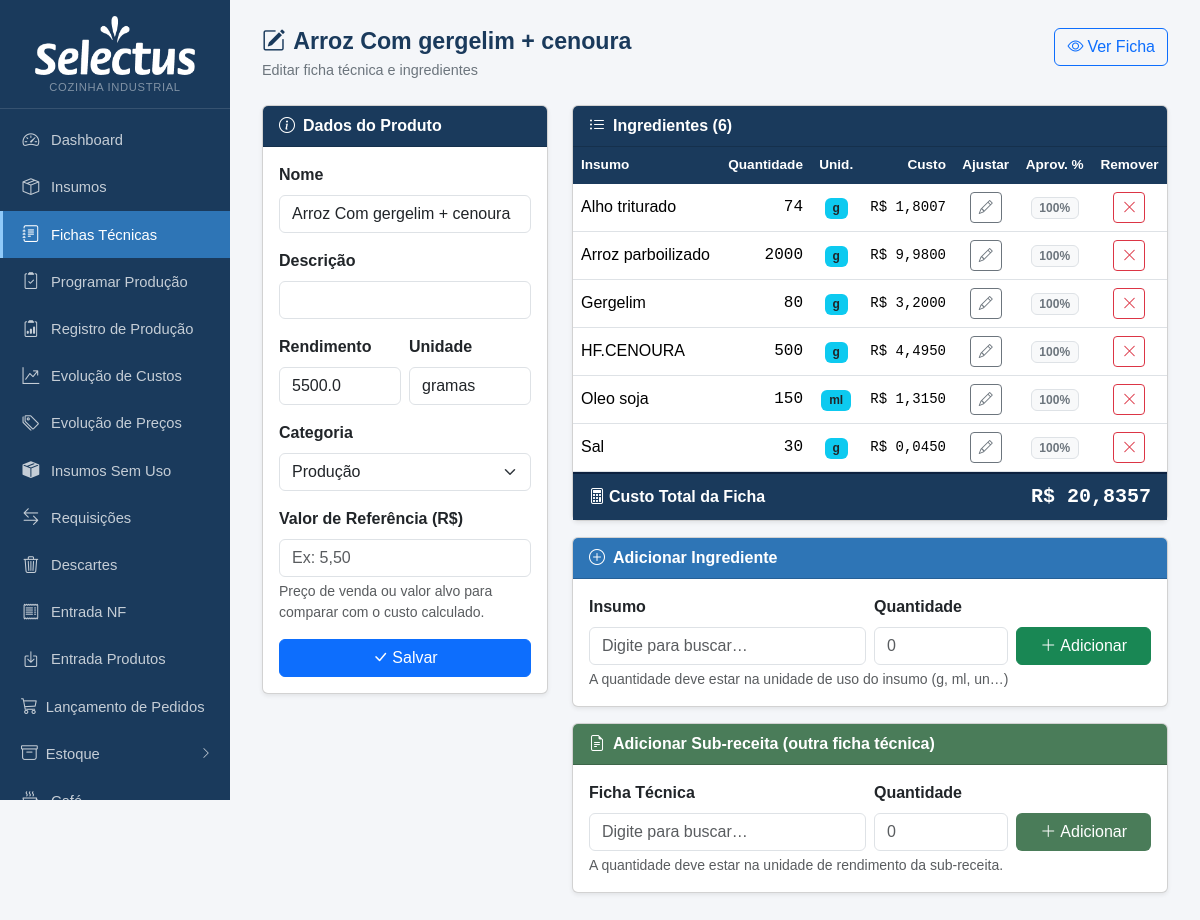
The page /fichas/82/editar on the database its author committed.
### tables this page shows
CREATE TABLE produtos (
            id INTEGER PRIMARY KEY AUTOINCREMENT,
            nome TEXT NOT NULL,
            descricao TEXT,
            rendimento REAL DEFAULT 1,
            unidade_rendimento TEXT DEFAULT 'un'
        , categoria TEXT, valor_referencia REAL, status_revisao TEXT DEFAULT 'nao_revisada', status_revisao_custo TEXT DEFAULT 'nao_revisado', data_revisao TEXT, data_revisao_custo TEXT, ativo INTEGER NOT NULL DEFAULT 1, observacao TEXT);

CREATE TABLE ficha_tecnica (
            id INTEGER PRIMARY KEY AUTOINCREMENT,
            produto_id INTEGER NOT NULL,
            insumo_id INTEGER NOT NULL,
            quantidade REAL NOT NULL, aproveitamento REAL NOT NULL DEFAULT 100,
            FOREIGN KEY (produto_id) REFERENCES produtos(id) ON DELETE CASCADE,
            FOREIGN KEY (insumo_id) REFERENCES insumos(id)
        );

CREATE TABLE insumos (
            id INTEGER PRIMARY KEY AUTOINCREMENT,
            nome TEXT NOT NULL,
            unidade_compra TEXT NOT NULL,
            preco_compra REAL,
            unidade_uso TEXT NOT NULL,
            fator_conversao REAL NOT NULL DEFAULT 1
        , qtd_por_embalagem REAL, unid_embalagem TEXT, produto_vinculado_id INTEGER, estoque_atual REAL DEFAULT 0, estoque_minimo REAL DEFAULT 0, status_revisao_custo TEXT DEFAULT 'nao_revisado', data_revisao_custo TEXT, fornecedor TEXT, aproveitamento REAL NOT NULL DEFAULT 100, status_revisao_nome TEXT DEFAULT 'nao_revisado', observacao TEXT, estoque_central REAL DEFAULT 0, status_revisao_fp TEXT DEFAULT "nao_revisado", categoria TEXT, ep_fornecedor_id INTEGER REFERENCES ep_fornecedores(id), cat1 TEXT);

### app.py (the view, shortened to what this page needs)
@app.route('/fichas/<int:id>/editar', methods=['GET','POST'])
def ficha_editar(id):
    db = get_db()
    prod = db.execute('SELECT * FROM produtos WHERE id=?', (id,)).fetchone()
    if not prod:
        db.close(); return redirect(url_for('fichas_lista'))
    items = db.execute('''
        SELECT ft.id ft_id, ft.quantidade, ft.aproveitamento,
               i.id ins_id, i.nome ins_nome, i.unidade_uso,
               i.produto_vinculado_id, i.preco_compra, i.fator_conversao,
               p2.rendimento AS rend_vinc
        FROM ficha_tecnica ft JOIN insumos i ON i.id=ft.insumo_id
        LEFT JOIN produtos p2 ON p2.id = i.produto_vinculado_id
        WHERE ft.produto_id=? ORDER BY i.nome''', (id,)).fetchall()
    todos = db.execute('SELECT id, nome, unidade_uso FROM insumos ORDER BY nome').fetchall()
    produtos_lista = db.execute('SELECT id, nome, unidade_rendimento FROM produtos WHERE id != ? ORDER BY nome', (id,)).fetchall()
    db.close()
    custos_items = []
    for it in items:
        aprov = (it['aproveitamento'] or 100) / 100
        qtd_compra = it['quantidade'] / aprov
        if it['produto_vinculado_id']:
            sub, ok = custo_produto(it['produto_vinculado_id'])
            rend = it['rend_vinc'] or 1
            c = qtd_compra * (sub / rend) / (it['fator_conversao'] or 1) if ok else None
        elif it['preco_compra'] is not None:
            c = qtd_compra * it['preco_compra'] / (it['fator_conversao'] or 1)
        else:
            c = None
        custos_items.append(c)
    custo_total, custo_completo = custo_produto(id)
    return render_template('ficha_editar.html', prod=prod, items=items, todos=todos,
                           categorias=CATEGORIAS, custos_items=custos_items,
                           custo_total=custo_total, custo_completo=custo_completo,
                           produtos_lista=produtos_lista)

### app.py (called while the page is built)
def _to_br(value, decimals):
    if value is None:
        return '—'
    s = f'{float(value):,.{decimals}f}'
    return s.replace(',', 'X').replace('.', ',').replace('X', '.')

@app.template_filter('brl')
def brl_filter(value, decimals=2):
    return 'R$ ' + _to_br(value, decimals)

def get_db():
    c = sqlite3.connect(DB)
    c.row_factory = sqlite3.Row
    c.execute("PRAGMA foreign_keys = ON")
    return c

def count_alertas():
    try:
        db = get_db()
        n = db.execute('''SELECT COUNT(*) FROM insumos
                          WHERE estoque_minimo > 0 AND COALESCE(estoque_atual,0) < estoque_minimo''').fetchone()[0]
        db.close()
        return n
    except:
        return 0

@app.context_processor
def inject_alertas():
    try:
        db = get_db()
        n_ped = db.execute("SELECT COUNT(*) FROM pedidos WHERE status='aberto'").fetchone()[0]
        db.close()
    except Exception:
        n_ped = 0
    return dict(n_alertas=count_alertas(), n_pedidos_abertos=n_ped)

### templates/ficha_editar.html (shortened to what this page needs)
{% extends "base.html" %}
{% block content %}
<div class="page-header d-flex justify-content-between align-items-start">
  <div>
    <h1><i class="bi bi-pencil-square me-2"></i>{{ prod.nome }}</h1>
    <p>Editar ficha técnica e ingredientes</p>
  </div>
  <a href="{{ url_for('ficha_ver', id=prod.id) }}" class="btn btn-outline-primary">
    <i class="bi bi-eye me-1"></i>Ver Ficha
  </a>
</div>
<div class="row g-4">
  <div class="col-lg-4">
    <div class="card shadow-sm">
      <div class="card-header py-2" style="background:#1a3a5c">
        <span class="text-white fw-semibold"><i class="bi bi-info-circle me-2"></i>Dados do Produto</span>
      </div>
      <div class="card-body">
        <form method="post">
          <div class="mb-3">
            <label class="form-label fw-semibold">Nome</label>
            <input type="text" name="nome" class="form-control" required value="{{ prod.nome }}">
          </div>
          <div class="mb-3">
            <label class="form-label fw-semibold">Descrição</label>
            <input type="text" name="descricao" class="form-control" value="{{ prod.descricao or '' }}">
          </div>
          <div class="row g-2 mb-3">
            <div class="col-6">
              <label class="form-label fw-semibold">Rendimento</label>
              <input type="number" name="rendimento" class="form-control" step="any" value="{{ prod.rendimento }}">
            </div>
            <div class="col-6">
              <label class="form-label fw-semibold">Unidade</label>
              <input type="text" name="unidade_rendimento" class="form-control" value="{{ prod.unidade_rendimento }}">
            </div>
          </div>
          <div class="mb-3">
            <label class="form-label fw-semibold">Categoria</label>
            <select name="categoria" class="form-select">
              {% for nome, cls in categorias %}
              <option value="{{ nome }}" {% if prod.categoria == nome %}selected{% endif %}>{{ nome }}</option>
              {% endfor %}
            </select>
          </div>
          <div class="mb-3">
            <label class="form-label fw-semibold">Valor de Referência (R$)</label>
            <input type="number" name="valor_referencia" class="form-control" step="any" min="0"
                   placeholder="Ex: 5,50"
                   value="{{ prod.valor_referencia if prod.valor_referencia is not none else '' }}">
            <div class="form-text">Preço de venda ou valor alvo para comparar com o custo calculado.</div>
          </div>
          <button type="submit" class="btn btn-primary w-100">
            <i class="bi bi-check-lg me-1"></i>Salvar
          </button>
        </form>
      </div>
    </div>
  </div>
  <div class="col-lg-8">
    <div class="card shadow-sm mb-3">
      <div class="card-header py-2" style="background:#1a3a5c">
        <span class="text-white fw-semibold"><i class="bi bi-list-ul me-2"></i>Ingredientes ({{ items|length }})</span>
      </div>
      <div class="card-body p-0">
        {% if items %}
        <table class="table table-hover mb-0">
          <thead>
            <tr>
              <th>Insumo</th>
              <th class="text-end">Quantidade</th>
              <th class="text-center">Unid.</th>
              <th class="text-end">Custo</th>
              <th class="text-center">Ajustar</th>
              <th class="text-center" title="% do insumo comprado que é realmente aproveitado na receita">Aprov. %</th>
              <th class="text-center">Remover</th>
            </tr>
          </thead>
          <tbody>
            {% for it in items %}
            {% set c = custos_items[loop.index0] %}
            <tr id="row-{{ it.ft_id }}">
              <td>
                {{ it.ins_nome }}
              </td>
              <td class="text-end font-monospace" id="qty-display-{{ it.ft_id }}">
                {{ it.quantidade|int if it.quantidade == it.quantidade|int else it.quantidade|num_br(3) }}
              </td>
              <td class="text-center"><span class="badge bg-info text-dark">{{ it.unidade_uso }}</span></td>
              <td class="text-end font-monospace small">
                {% if c is not none %}
                  {{ c|brl(4) }}
                {% else %}
                  <span class="text-warning">—</span>
                {% endif %}
              </td>
              <td class="text-center">
                <button type="button" class="btn btn-sm btn-outline-secondary"
                        onclick="abrirAjuste({{ it.ft_id }}, {{ it.quantidade }}, {{ it.aproveitamento or 100 }})">
                  <i class="bi bi-pencil"></i>
                </button>
              </td>
              <td class="text-center" id="aprov-cell-{{ it.ft_id }}">
                <span id="aprov-display-{{ it.ft_id }}"
                      class="badge {% if it.aproveitamento and it.aproveitamento < 100 %}bg-warning text-dark{% else %}bg-light text-secondary border{% endif %}"
                      style="cursor:pointer;font-size:.75rem;min-width:42px"
                      title="Clique para editar"
                      onclick="abrirAprov({{ it.ft_id }}, {{ it.aproveitamento or 100 }})">
                  {{ it.aproveitamento|int if it.aproveitamento else 100 }}%
                </span>
              </td>
              <td class="text-center">
                <form method="post" action="{{ url_for('ficha_rem_ing', pid=prod.id, ft_id=it.ft_id) }}"
                      onsubmit="return confirm('Remover {{ it.ins_nome }}?')">
                  <button class="btn btn-sm btn-outline-danger"><i class="bi bi-x-lg"></i></button>
                </form>
              </td>
            </tr>
            {% endfor %}
          </tbody>
        </table>
        {% else %}
        <div class="text-center py-4 text-muted">
          <i class="bi bi-plus-circle" style="font-size:2rem"></i>
          <p class="mt-2 mb-0">Nenhum ingrediente ainda. Adicione abaixo.</p>
        </div>
        {% endif %}
      </div>
      {% if items %}
      <div class="d-flex justify-content-between align-items-center px-3 py-2 fw-bold"
           style="background:#1a3a5c; color:#fff; border-top:2px solid #0d2240">
        <span><i class="bi bi-calculator me-1"></i>Custo Total da Ficha</span>
        <span class="font-monospace fs-5">
          {% if custo_completo %}
            {{ custo_total|brl(4) }}
          {% elif custo_total > 0 %}
            {{ custo_total|brl(4) }} <span class="text-warning fs-6">*incompleto</span>
          {% else %}
            <span class="text-warning fs-6">preços incompletos</span>
          {% endif %}
        </span>
      </div>
      {% endif %}
    </div>
    <div class="card shadow-sm mb-3">
      <div class="card-header py-2" style="background:#2e75b6">
        <span class="text-white fw-semibold"><i class="bi bi-plus-circle me-2"></i>Adicionar Ingrediente</span>
      </div>
      <div class="card-body">
        <form method="post" action="{{ url_for('ficha_add_ing', id=prod.id) }}">
          <div class="row g-2 align-items-end">
            <div class="col-md-6">
              <label class="form-label fw-semibold">Insumo</label>
              <div class="position-relative" id="insumo-combo">
                <input type="text" id="insumo-busca" class="form-control" placeholder="Digite para buscar…"
                       autocomplete="off" required>
              </div>
            </div>
            <div class="col-md-3">
              <label class="form-label fw-semibold">Quantidade</label>
              <input type="number" name="quantidade" class="form-control" step="any" min="0.001"
                     required placeholder="0">
            </div>
            <div class="col-md-3">
              <button type="submit" class="btn btn-success w-100">
                <i class="bi bi-plus-lg me-1"></i>Adicionar
              </button>
            </div>
          </div>
          <div class="form-text mt-1">
            A quantidade deve estar na unidade de uso do insumo (g, ml, un…)
          </div>
        </form>
      </div>
    </div>
    <div class="card shadow-sm">
      <div class="card-header py-2" style="background:#4a7c59">
        <span class="text-white fw-semibold"><i class="bi bi-file-earmark-text me-2"></i>Adicionar Sub-receita (outra ficha técnica)</span>
      </div>
      <div class="card-body">
        <form method="post" action="{{ url_for('ficha_add_subreceita', id=prod.id) }}">
          <div class="row g-2 align-items-end">
            <div class="col-md-6">
              <label class="form-label fw-semibold">Ficha Técnica</label>
              <div class="position-relative" id="sub-combo">
                <input type="text" id="sub-busca" class="form-control" placeholder="Digite para buscar…"
                       autocomplete="off" required>
              </div>
            </div>
            <div class="col-md-3">
              <label class="form-label fw-semibold">Quantidade</label>
              <input type="number" name="quantidade" class="form-control" step="any" min="0.001"
                     required placeholder="0">
            </div>
            <div class="col-md-3">
              <button type="submit" class="btn w-100" style="background:#4a7c59;color:#fff">
                <i class="bi bi-plus-lg me-1"></i>Adicionar
              </button>
            </div>
          </div>
          <div class="form-text mt-1">
            A quantidade deve estar na unidade de rendimento da sub-receita.
          </div>
        </form>
      </div>
    </div>
  </div>
</div>
{% endblock %}

### rows shown on the page
produtos: nome "Arroz Com gergelim + cenoura", rendimento "5500.0", unidade_rendimento "gramas", categoria "Produção"
ficha_tecnica: ins_nome "Alho triturado", quantidade|num_br "74", unidade_uso "g", c "R$ 1,8007", aproveitamento "100"
ficha_tecnica: ins_nome "Arroz parboilizado", quantidade|num_br "2000", unidade_uso "g", c "R$ 9,9800", aproveitamento "100"
ficha_tecnica: ins_nome "Gergelim", quantidade|num_br "80", unidade_uso "g", c "R$ 3,2000", aproveitamento "100"
ficha_tecnica: ins_nome "HF.CENOURA", quantidade|num_br "500", unidade_uso "g", c "R$ 4,4950", aproveitamento "100"
ficha_tecnica: ins_nome "Oleo soja", quantidade|num_br "150", unidade_uso "ml", c "R$ 1,3150", aproveitamento "100"
ficha_tecnica: ins_nome "Sal", quantidade|num_br "30", unidade_uso "g", c "R$ 0,0450", aproveitamento "100"

### other values the page prints
{{ items|length }} "6"
{{ custo_total|brl(4) }} "R$ 20,8357"
